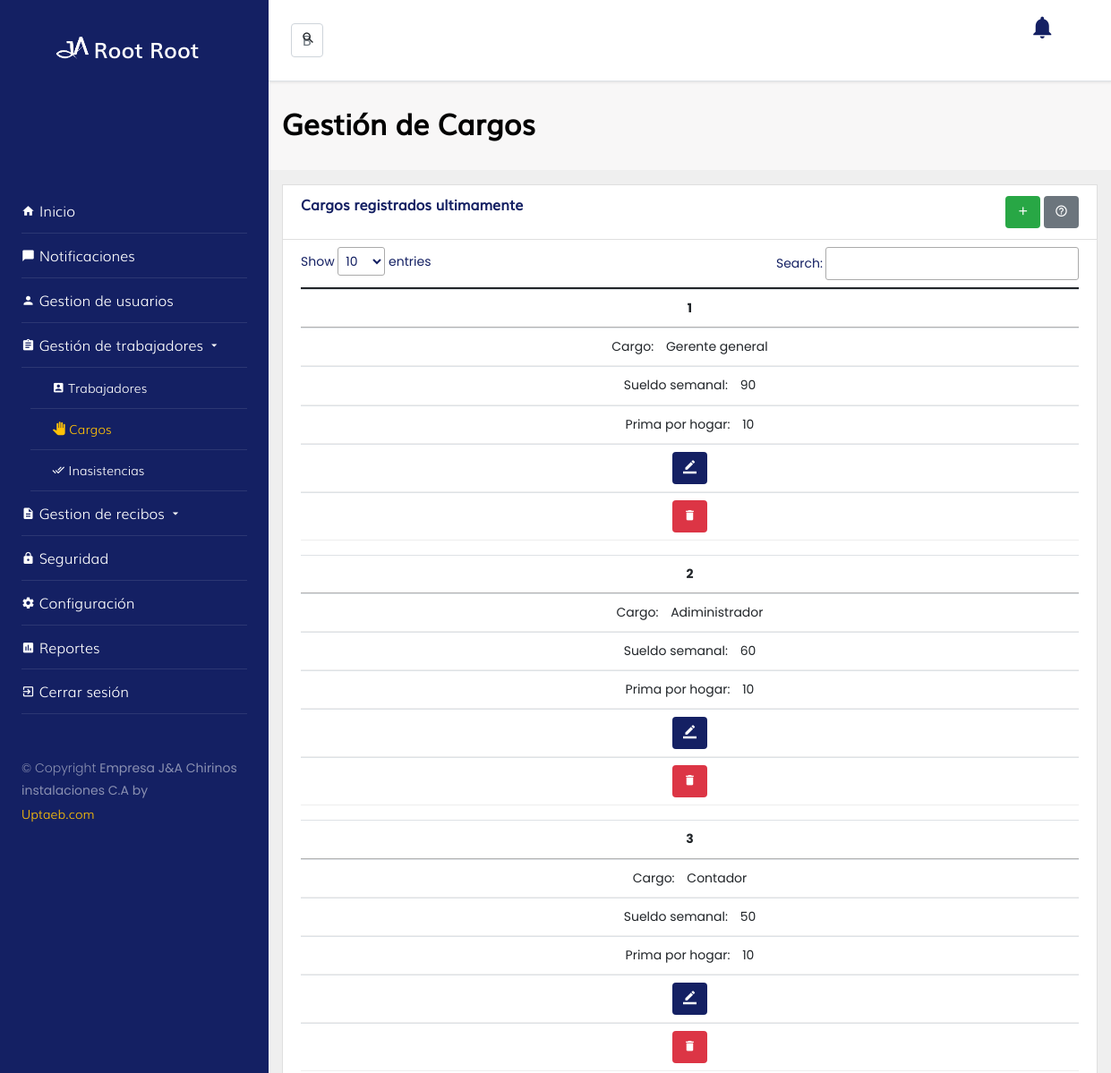
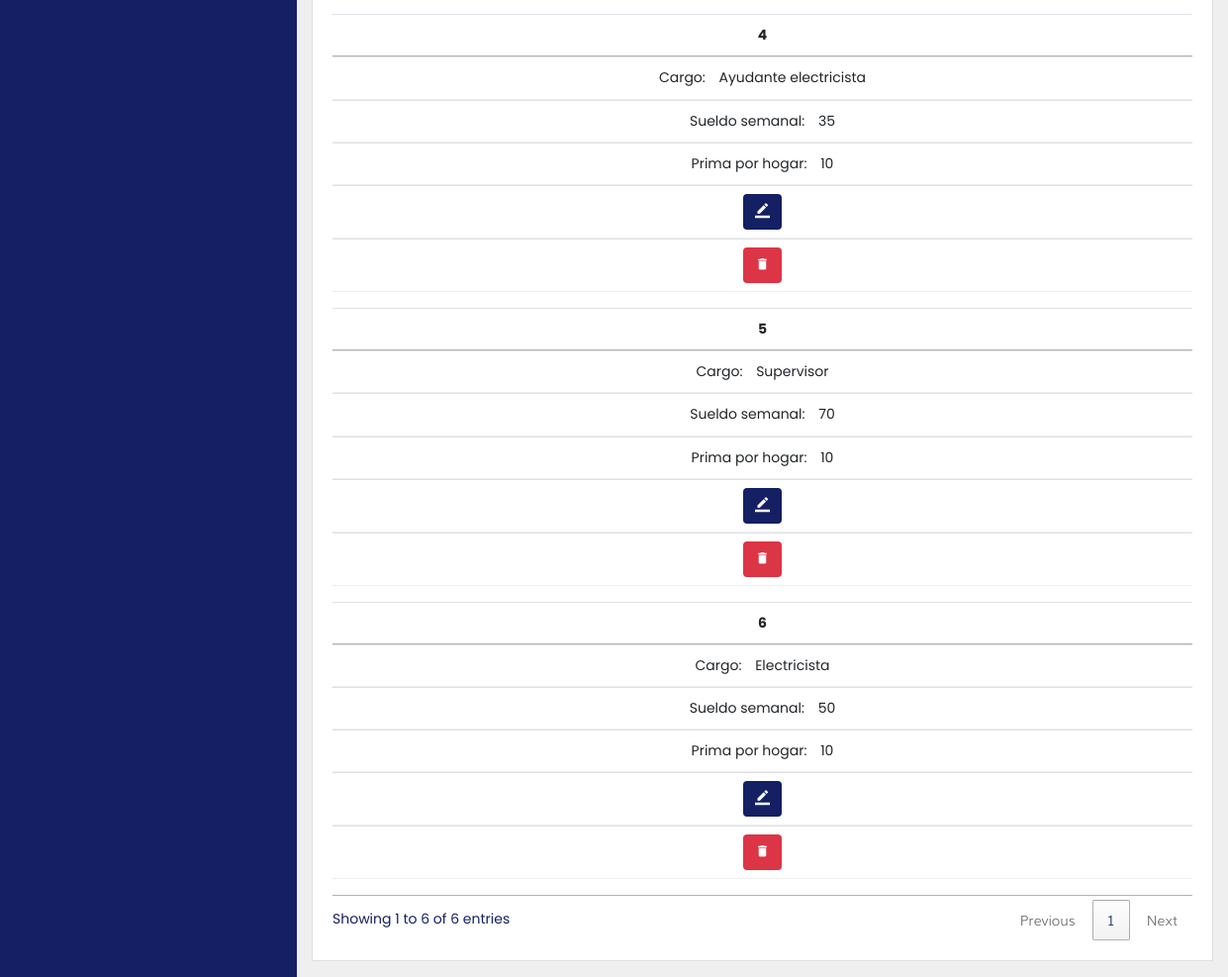
Screenshot of /?url=cargo (signed in) with the database file from the repository (2 pictures, top to bottom).
### tables this page shows
CREATE TABLE `cargo` (
  `id_cargo` int(11) NOT NULL,
  `nombre_cargo` varchar(30) DEFAULT NULL,
  `sueldo_semanal` varchar(20) DEFAULT NULL,
  `prima_por_hogar` varchar(20) DEFAULT NULL,
  `status` int(11) DEFAULT NULL
);

### content/config/settings/sysConfig.php (called while the page is built, shortened)
<?php
    class sysConfig{
        protected function _Dir_(){
            return _DIRECTORY_;
        }
    }
?>

### content/controllers/cargoController.php (called while the page is built, shortened)
<?php
$cargo = new Cargo();
$views = _VIEWS_.$url."/".$url.".php";
$consultaCargos = $cargo -> consultarCargos();
require_once $views;
?>

### index.php (called while the page is built, shortened)
<?php
    $IndexSystem = new frontController($_REQUEST);
?>

### content/models/cargo.php (called while the page is built, shortened)
<?php
  class Cargo extends Conexion {
      public function consultarCargos(){
           $strSql = 'SELECT * FROM cargo WHERE status = 1 ORDER BY id_cargo desc ';
            try {
              $strExec = Conexion::prepare($strSql);
              $strExec->execute();
              $respuestaArreglo = $strExec->fetchAll(PDO::FETCH_ASSOC);
              return $respuestaArreglo;
            } catch (PDOException $e) {
              $errorReturn += ['info' => "error sql:{$e}"];
              return $errorReturn;
            }
      }
    }
?>

### content/views/cargo/cargo.php (the view, shortened to what this page needs)
<!doctype html>
  <html lang="en">
  <head>
    <?php $components->head(); ?>
  </head>
  <body class="bg-grey">
  <div class="d-flex">
    <?php $components->sidebar(); ?>
    <div class="w-100">
      <?php $components->navbar(); ?>
      <section class="py-3" style="background-color: #F8F7F7;">
          <div class="container">
            <div class="row">
              <div class="col-lg-12 d-flex">
                <h2 class="font-weight-bold w-100 align-self-center" style="width: 100%;">Gestión de Cargos</h2>
              </div>
            </div>
          </div>
        </section>
        <section class="bg-grey" >
          <div class="container">
            <div class="row">
              <div class="col-lg-12 my-3">
                <div class="card rounded-0">
                  <div class="card-header bg-light">
                          <div class="row">
                              <div class="col-lg-8">
                                <h6  class="font-weight-bold mb-0">Cargos registrados ultimamente</h6>
                              </div>
                              <div class="col-lg-4">
                                    <div class="float-right">
                                    <?php if(isset($operacionRC)){ ?>
                                     <button type="button" class="btn btn-success pull-right" data-bs-toggle="modal" data-bs-target="#registrar" data-whatever="@mdo" data-bs-toggle="tooltip" data-bs-placement="top" title="registrar Cargo"><i class="icon-add" style="font-size: 15px"></i></button>
                                     <?php } ?>
                                    <button type="button" class="btn btn-secondary pull-right" data-bs-toggle="modal" data-bs-target="#ayuda" data-whatever="@mdo"><i class="icon-help_outline" style="font-size: 15px"></i></button>
                                    </div>
                              </div>
                          </div>
                  </div>
                  <div class="card-body pt-2">
                       <table class="table table-hover" id="tableID">
                              <thead>
                              </thead>
                              <tbody>
                               <?php $n=1; foreach ($consultaCargos as $datos) { ?>
                                <tr align="center">
                                  <th scope="row"><?php echo $n++;?></th>
                                  <td><?php echo $datos['nombre_cargo']; ?></td>
                                  <td><?php echo $datos['sueldo_semanal']; ?></td>
                                  <td><?php echo $datos['prima_por_hogar']; ?></td>
                                  <?php if(isset($operacionMC)){ ?>
                                  <td>
                                    <button type="button" class="btn btn-primary pull-right" data-bs-toggle="modal" data-bs-target="#modificar<?php echo $n;?>" data-whatever="@mdo" data-toggle="tooltip" data-placement="top"><i class="icon-border_color" style="font-size: 15px"></i></button>
                                  </td>
                                  <?php  } ?>
                                  <?php if(isset($operacionEC)){ ?>
                                  <td>
                                    <button type="button" onclick="eliminar(<?php echo $datos['id_cargo'];?>);" class="btn btn-danger pull-right" data-whatever="@mdo" data-toggle="tooltip" data-placement="top" title="eliminar"><i class="icon-delete" style="font-size: 15px"></i></button>
                                  </td>
                                  <?php } ?>
                                </tr>
                              <?php } ?>
                            </tbody>
                            </table>
                  </div>
                </div>
              </div>
            </div>
          </div>
        </section>
        </div>
    </div>
</body>
</html>

### content/controllers/frontController.php (shortened to what this page needs)
<?php
    class frontController extends sysConfig{
      protected $controller;
      public function __construct($request){
            if(isset($request)){
                  $FrontObj = new sysConfig();
                  $this->url = $request;
                  $this->controller = $FrontObj->_Dir_();
                  $this->validarUrl($this->url);
            }else{
                  die(require_once 'content/views/errorView.php');
            }
      }
      private function validarUrl($url){
            $validar = preg_match_all("/^[a-zA-Z0-9-@\/.=:_#$ ]{1,700}$/", $url);
            if($validar == 1){
                  $this->cargarUrl($url);
            }else{
                  die('Ésta url no es valida');
            }
      }
      private function cargarUrl($url){
            $controllerPath = $this->controller.$url."Controller.php";
            if(file_exists($controllerPath)){
                  require_once($controllerPath);
            }else{
                 die(require_once 'content/views/errorView.php');
            }
      }
}
?>

### content/component/componentViews.php (shortened to what this page needs)
<?php
    class componentViews {
        static public function head(){
            echo('
            <link rel="shortcut icon" href="'._THEME_.'/img/2.ico" />
            <title>J&A | '.$_SESSION['ventana'].'</title>
            <script src="'._THEME_.'/js/jquery.min.js"></script>
            <script src="'._THEME_.'/js/sweetalert2.all.min.js"></script>
            <link rel="stylesheet" type="text/css" href="'._THEME_.'/css/sweetalert2.css">
            <link rel="stylesheet" href="'._THEME_.'/css/bootstrap.min.css">
            <link rel="stylesheet" type="text/css" href="'._THEME_.'/css/icons/style.css">
            <link rel="stylesheet" type="text/css" href="'._THEME_.'/css/fonts.css">
            <link rel="stylesheet" type="text/css" href="'._THEME_.'/css/styleSidebar.css">
            <link rel="stylesheet" type="text/css" href="'._THEME_.'/css/style.css">
                    <link rel="stylesheet" href=
                "https://cdn.datatables.net/1.10.23/css/jquery.dataTables.min.css">
            ');
        }
       static public function sidebar(){
            echo '<nav id="sidebar" style="height: auto!important">
                    <div class="p-4 pt-5">
                      <center>
                      <a class="navbar-brand" href="#" style="margin-top: -25%!important">
                        <img src="assets/img/logo.png" alt="" width="37" height="25" class="d-inline-block align-text-top">
                        <font face="Muli9" size="5" color="white">'.$_SESSION['nombre']." ".$_SESSION['apellido'].'</font>
                      </a>
                      </center>
                      <a href="#" class="img logo rounded-circle mb-5" style="background-image: url('.$_SESSION["foto"].');"></a>
                      <ul class="list-unstyled components mb-5" style="margin-top: -15%!important">
                        <li>
                            <a href="?url=homepage" id="homepageMenu"><i class="icon-home" style="font-size: 15px" ></i> Inicio</a>
                        </li>
                        <li>
                            <a href="?url=notificaciones" id="notificacionesMenu"><i class="icon-chat_bubble" style="font-size: 15px" ></i> Notificaciones</a>
                        </li>
                        <li id="operacionCU">
                            <a href="?url=usuario" id="usuarioMenu"><i class="icon-person" style="font-size: 15px"></i> Gestion de usuarios</a>
                        </li>
                        <li id="trabajadorTotalMod">
                          <a href="#homeSubmenu" data-bs-toggle="collapse" aria-expanded="false"><i class="icon-assignment" style="font-size: 15px"></i> Gestión de trabajadores <i class="icon-arrow_drop_down" style="font-size: 15px; align-items: left;"></i></a>
                          <ul class="collapse list-unstyled" id="homeSubmenu">
                            <li id="operacionCT">
                                <a href="?url=trabajador" id="trabajadorMenu"><i class="icon-account_box" style="margin-left: 10%;" style="font-size: 15px"></i> Trabajadores</a>
                            </li>
                            <li id="operacionCC">
                                <a href="?url=cargo" id="cargoMenu"><i class="icon-pan_tool" style="margin-left: 10%; font-size: 15px"></i> Cargos</a>
                            </li>
                            <li id="operacionCI">
                                <a href="?url=inasistencia" id="inasistenciaMenu"><i class="icon-done_all" style="margin-left: 10%;"   style="font-size: 15px"></i> Inasistencias</a>
                            </li>
                          </ul>
                        </li>
                        <li id="operacionRM">
                          <a href="#recibos" data-bs-toggle="collapse" aria-expanded="false"><i class="icon-description" style="font-size: 15px"></i> Gestion de recibos <i class="icon-arrow_drop_down" style="font-size: 15px; align-items: left;"></i></a>
                        </li>
                        <li id="seguridadMod">
                          <a href="?url=avanzada" id="seguridadA"><i class="icon-lock" style="font-size: 15px"></i> Seguridad</a>
                        </li>
                        <li>
                          <a href="?url=configuracion" id="configuracionMenu"><i class="icon-settings" style="font-size: 15px"></i> Configuración</a>
                        </li>
                        <li id="operacionRPT">
                          <a href="?url=reportes" id="reportesMenu"><i class="icon-poll" style="font-size: 15px"></i> Reportes</a>
                        </li>
                        <li>
                          <a href="?url=cerrarSesion"><i class="icon-exit_to_app" style="font-size: 15px"></i> Cerrar sesión</a>
                        </li>
                      </ul>
                      <div class="footer">
                        <p>
                          © Copyright <strong><span>Empresa J&A Chirinos instalaciones C.A by <br><a href="http://www.uptaebvirtual.edu.ve/web/" target="_blank" style="color: #ffc107!important">Uptaeb.com</a></p>
                      </div>
                    </div>
                  </nav>';
        }
        static public function navbar(){
            echo '<nav class="navbar navbar-expand-lg navbar-light bg-light border-bottom" id="hide-me">
                    <div class="container-fluid">
                      <form class="d-flex position-relative my-2 d-inline-block" style="width: 50%;">
                        <input class="form-control me-2" type="text" placeholder="Buscar" aria-label="Buscar" name="lupa" id="lupa" autocomplete="off">
                        <button class="btn btn-search position-absolute" style="cursor: default;"><i class=" icon-search
            "></i></button>
                      </form>
                      <div class="collapse position-relative navbar-collapse" style="float:left;" id="navbarSupportedContent">
                          <div class="d-none d-lg-block">
                            <div class="navbar-nav ms-auto mb-2 mb-lg-0 btn-group">
                              <a style="margin-inline-start: 780px!important;" id="Mibtn" href="#" id="navbarDropdown" role="button" data-bs-toggle="dropdown" aria-expanded="false">
                              <i class="btn-lm icon-notifications img-fluid avatar rounded-circle mr-2" style="font-size: 30px;"></i>
                                <div id="spanMensaje"></div>
                              </a>
                            </div>
                          </div>
                        </div>
                     </div>
        </nav>';
        }
    }

### assets/css/style.css (style rules this page uses)
:root { --primary: #142063; --secundary: #0a1138; --terc: #1f3ce4; --light: #ffffff; --grey: #efefef; }
html { height: 100%; }
body { min-height: 100%; }
body { overflow: auto!important; font-weight: 300; color: var(--primary); }
a { text-decoration: none; }
a { font-family: 'Muli7'!important; }
.btn-search { right: 5px; }
.bg-light { background-color: var(--light)!important; }
.btn { border: 0; }
.btn-primary { background-color: var(--primary)!important; }
.bg-grey { background-color: var(--grey)!important; }
.btn-lm { color: var(--primary); }
.avatar { max-width: 35px; }
.font-weight-bold { font-weight: bold; font-family: 'Muli1'; }
a { transition: background-color .5s; }

### assets/css/modulos/responsiveCargo.php (style rules this page uses)
@media only screen 
    and (max-width: 760px), (min-device-width: 768px) 
    and (max-device-width: 1024px) { table, thead, tbody, th, td, tr { display: block; } }
@media only screen 
    and (max-width: 760px), (min-device-width: 768px) 
    and (max-device-width: 1024px) { tr { margin: 0 0 1rem 0; } }
@media only screen 
    and (max-width: 760px), (min-device-width: 768px) 
    and (max-device-width: 1024px) { tr:nth-child(odd) { background: #ccc; } }
@media only screen 
    and (max-width: 760px), (min-device-width: 768px) 
    and (max-device-width: 1024px) { td { border: none; border-bottom: 1px solid #eee; position: relative; padding-left: 50%; } }
@media only screen 
    and (max-width: 760px), (min-device-width: 768px) 
    and (max-device-width: 1024px) { td:before { position: right; top: 0; left: 6px; width: 45%; padding-right: 10px; white-space: nowrap; } }
@media only screen 
    and (max-width: 760px), (min-device-width: 768px) 
    and (max-device-width: 1024px) { td:nth-of-type(1):before { content: "Cargo: "; } }
@media only screen 
    and (max-width: 760px), (min-device-width: 768px) 
    and (max-device-width: 1024px) { td:nth-of-type(2):before { content: "Sueldo semanal: "; } }
@media only screen 
    and (max-width: 760px), (min-device-width: 768px) 
    and (max-device-width: 1024px) { td:nth-of-type(3):before { content: "Prima por hogar: "; } }

### content/component/componentViews.php (style rules this page uses)
#cargoMenu { color: #ffc107!important; }

### rows the page displays
cargo: nombre_cargo "Gerente general", sueldo_semanal "90", prima_por_hogar "10"
cargo: nombre_cargo "Adiministrador", sueldo_semanal "60", prima_por_hogar "10"
cargo: nombre_cargo "Contador", sueldo_semanal "50", prima_por_hogar "10"
cargo: nombre_cargo "Ayudante electricista", sueldo_semanal "35", prima_por_hogar "10"
cargo: nombre_cargo "Supervisor", sueldo_semanal "70", prima_por_hogar "10"
cargo: nombre_cargo "Electricista", sueldo_semanal "50", prima_por_hogar "10"

### other values shown
$_SESSION['nombre'] "Root"
$_SESSION['apellido'] "Root"
